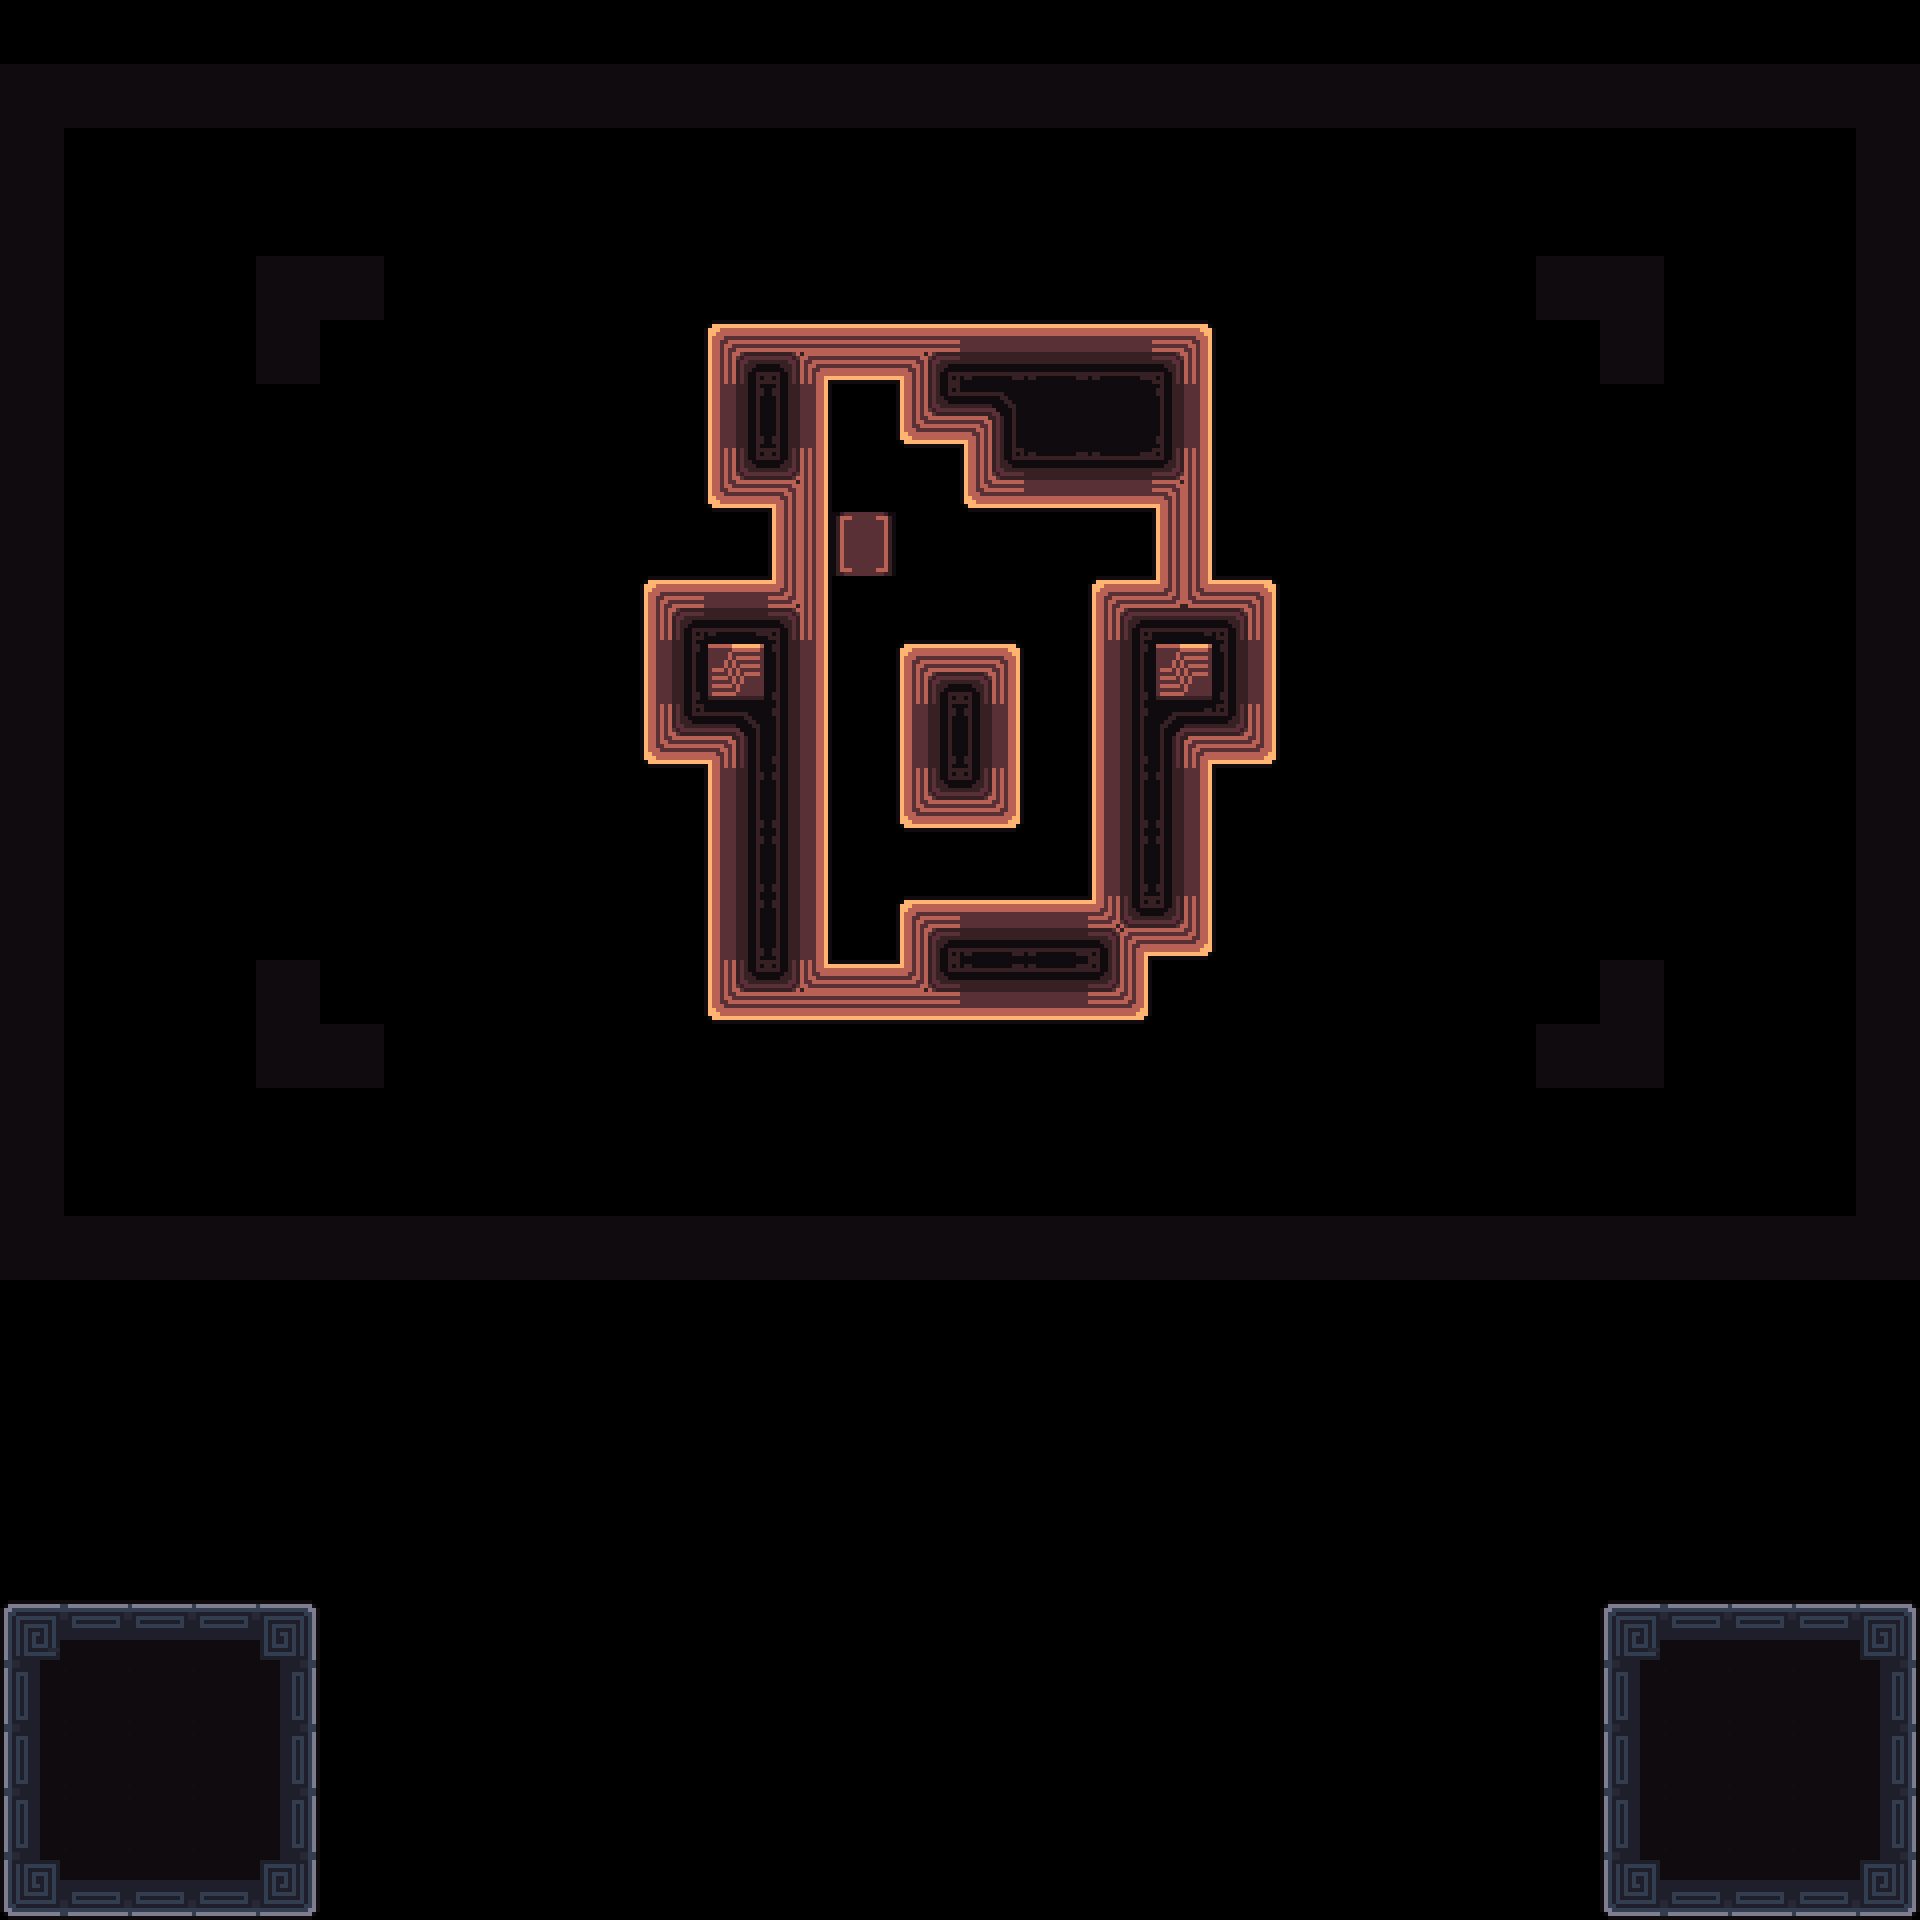

A level layout from a 2D game, rendered from its tile map. Below: a short description, then the map file with tile-grid data replaced by summaries:
An orthogonal 30x30 tile map with 64x64 px tiles, 4 tile layers (Decoration, Main, Exit, Border) and 10 objects (4x 1, 2x Spike, Camera1, Camera2, Win, ...).

<map version="1.10" tiledversion="1.11.2" orientation="orthogonal" renderorder="right-down" width="30" height="30" tilewidth="64" tileheight="64" infinite="0" nextlayerid="8" nextobjectid="116">
 <tileset firstgid="1" source="../tilesets/tileset_d.tsx" />
 <objectgroup id="4" name="Triggers" visible="0">
  <object id="23" name="Camera1" x="960" y="672">
   <point />
  </object>
  <object id="24" name="Camera2" x="704" y="480">
   <point />
  </object>
  <object id="28" name="Win" x="0" y="64" width="1920" height="1216" />
  <object id="29" name="Unactive" x="0" y="1600" width="320" height="320" />
  <object id="112" name="Data" type="1" x="0" y="0" width="63.6932" height="63.6932">
   <properties>
    <property name="bg" value="orange" />
    <property name="level_number" type="int" value="25" />
    <property name="level_unlock" value="22, 24, 31, 32, 70" />
   </properties>
  </object>
 </objectgroup>
 <layer id="3" name="Decoration" width="30" height="30">
  <data>[900 cells, 1 non-empty, 1 distinct tile ids]</data>
 </layer>
 <layer id="1" name="Main" width="30" height="30">
  <data>[900 cells, 90 non-empty, 22 distinct tile ids]</data>
 </layer>
 <layer id="6" name="Exit" width="30" height="30">
  <data>[900 cells, 32 non-empty, 14 distinct tile ids]</data>
 </layer>
 <objectgroup id="2" name="Entities">
  <object id="106" name="Player0" type="1" x="832" y="896" width="63.6932" height="63.6932" />
  <object id="111" name="Player1" type="1" x="832" y="704" width="63.6932" height="63.6932" />
  <object id="107" name="Battery" type="1" x="832" y="512" width="63.6932" height="63.6932" />
  <object id="109" name="Spike" x="832" y="384" width="63.5" height="63.5" />
  <object id="110" name="Spike" x="704" y="512" width="63.5" height="63.5" />
 </objectgroup>
 <layer id="7" name="Border" width="30" height="30">
  <data>[900 cells, 106 non-empty, 1 distinct tile ids]</data>
 </layer>
</map>
